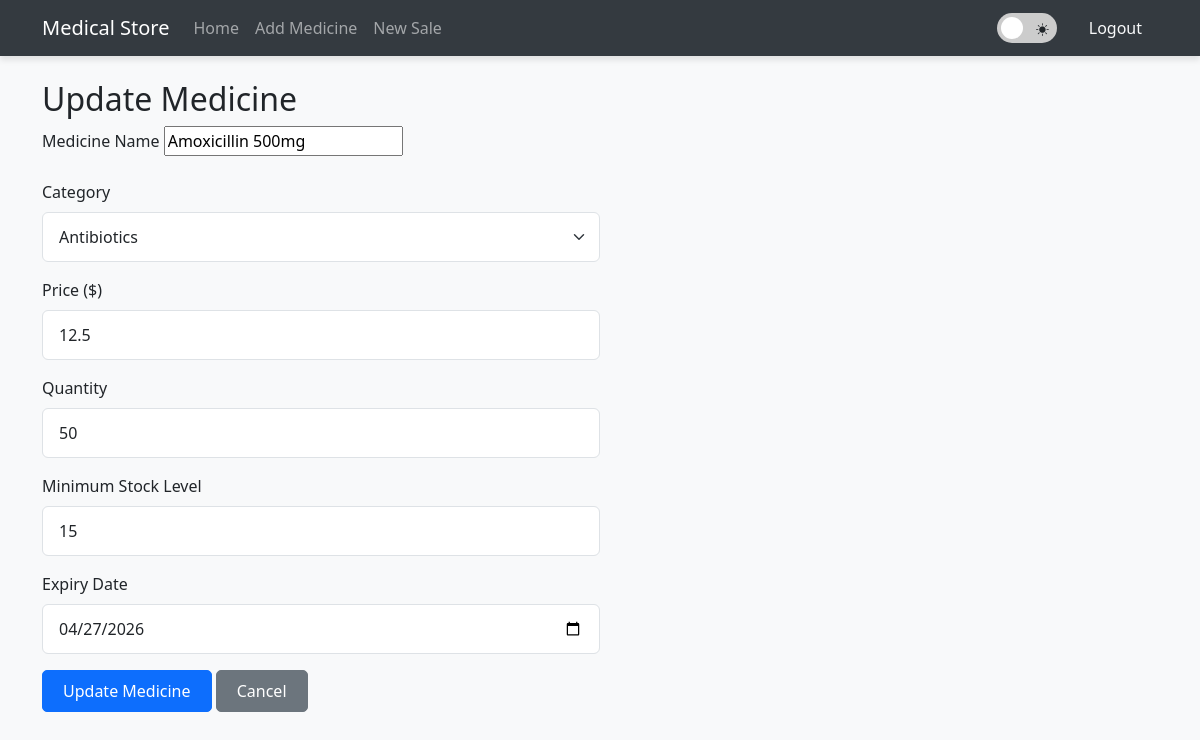
The page /update_medicine/1 (signed in) on the database as committed earlier.
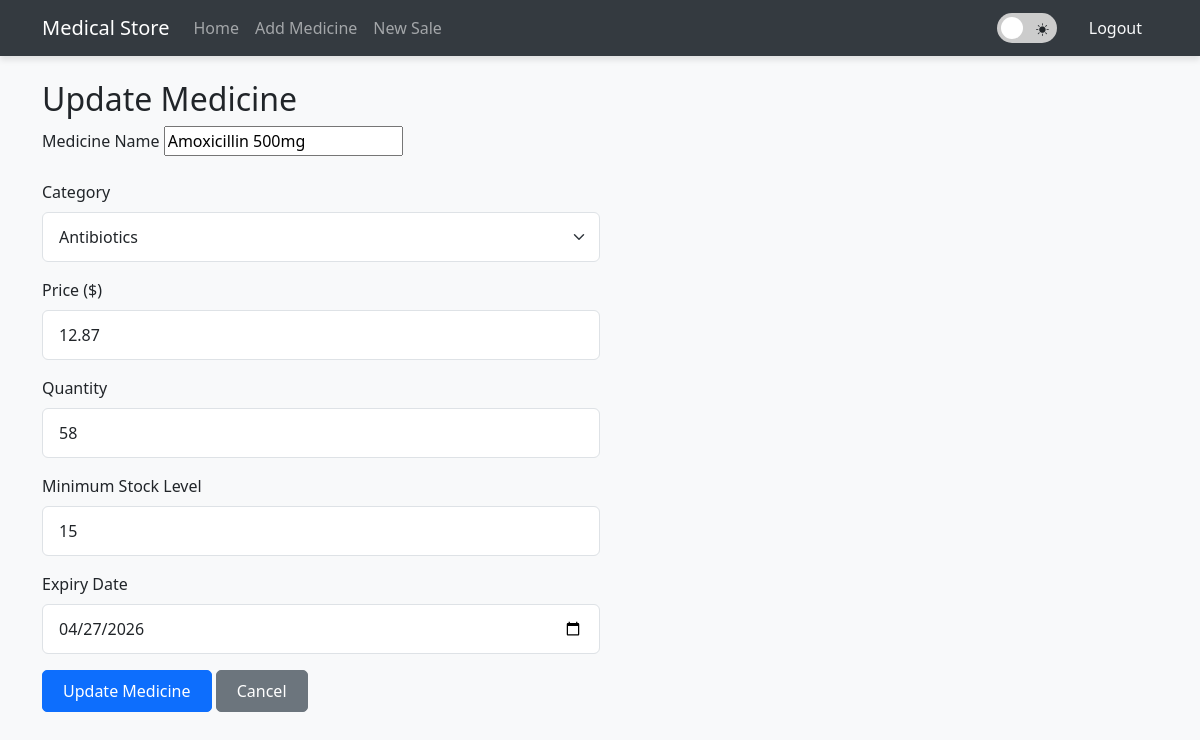
The same page on the database as committed later.
### app.py (models this page shows, shortened)
class Medicine(db.Model):
    id = db.Column(db.Integer, primary_key=True)
    name = db.Column(db.String(100), nullable=False)
    category = db.Column(db.String(50), nullable=False)
    price = db.Column(db.Float, nullable=False)
    quantity = db.Column(db.Integer, nullable=False)
    min_stock_level = db.Column(db.Integer, default=10)
    expiry_date = db.Column(db.Date, nullable=False)
    created_at = db.Column(db.DateTime, default=datetime.utcnow)
    updated_at = db.Column(db.DateTime, default=datetime.utcnow, onupdate=datetime.utcnow)

### app.py (the view, shortened to what this page needs)
@app.route('/update_medicine/<int:id>', methods=['GET', 'POST'])
@login_required
def update_medicine(id):
    if current_user.role != 'pharmacist':
        flash('Access denied: Pharmacists only', 'error')
        return redirect(url_for('index'))
    medicine = Medicine.query.get_or_404(id)
    return render_template('update_medicine.html', medicine=medicine, MEDICINE_CATEGORIES=MEDICINE_CATEGORIES)

### app.py (called while the page is built)
@login_manager.user_loader
def load_user(user_id):
    return User.query.get(int(user_id))

@app.before_request
def auto_check_stock():
    global last_check
    if (datetime.now() - last_check).total_seconds() > 3600:  # 3600 seconds = 1 hour
        if request.endpoint in ['index', 'stock_levels', 'inventory_status_report']:
            check_stock_and_notify()
            last_check = datetime.now()

    @property
    def role(self):
        return self.user_type

### templates/update_medicine.html
{% extends 'base.html' %}
{% block content %}
<h2>Update Medicine</h2>
<form method="POST" class="col-md-6">
    <div class="mb-3">
        <label for="name" class="form-label">Medicine Name</label>
        <input type="text" class="form-label" id="name" name="name" value="{{ medicine.name }}" required>
    </div>
    <div class="mb-3">
        <label for="category" class="form-label">Category</label>
        <select class="form-select" id="category" name="category" required>
            {% for category in MEDICINE_CATEGORIES %}
                <option value="{{ category }}" {% if category == medicine.category %}selected{% endif %}>{{ category }}</option>
            {% endfor %}
        </select>
    </div>
    <div class="mb-3">
        <label for="price" class="form-label">Price ($)</label>
        <input type="number" step="0.01" class="form-control" id="price" name="price" value="{{ medicine.price }}" required>
    </div>
    <div class="mb-3">
        <label for="quantity" class="form-label">Quantity</label>
        <input type="number" class="form-control" id="quantity" name="quantity" value="{{ medicine.quantity }}" required>
    </div>
    <div class="mb-3">
        <label for="min_stock_level" class="form-label">Minimum Stock Level</label>
        <input type="number" class="form-control" id="min_stock_level" name="min_stock_level" value="{{ medicine.min_stock_level }}" required>
    </div>
    <div class="mb-3">
        <label for="expiry_date" class="form-label">Expiry Date</label>
        <input type="date" class="form-control" id="expiry_date" name="expiry_date" value="{{ medicine.expiry_date.strftime('%Y-%m-%d') }}" required>
    </div>
    <button type="submit" class="btn btn-primary">Update Medicine</button>
    <a href="{{ url_for('index') }}" class="btn btn-secondary">Cancel</a>
</form>
{% endblock %}

Rows that differ between the two databases and show on the page:
changed Medicine "Amoxicillin 500mg": price "12.5" → "12.87"; quantity "50" → "58"
